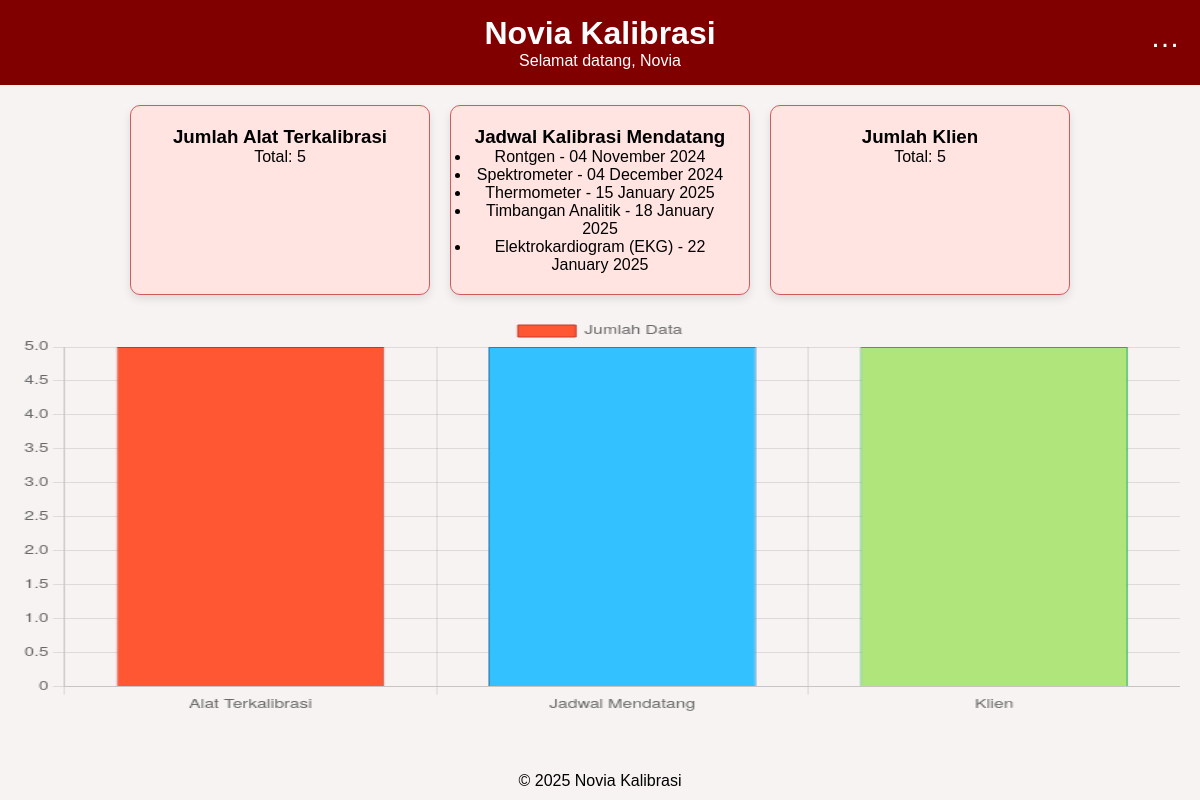
/dashboard.php (signed in), run on the app's committed database.
### tables this page shows
CREATE TABLE `calibration_schedules` (
  `id` int(11) NOT NULL,
  `tool_name` varchar(255) NOT NULL,
  `client_name` varchar(255) NOT NULL,
  `schedule_date` date NOT NULL,
  `status` varchar(50) NOT NULL
);

### dashboard.php (the view, shortened to what this page needs)
<?php
include 'config.php';
$sql_tools = "SELECT COUNT(*) AS total_tools FROM calibration_tools";
$result_tools = $conn->query($sql_tools);
$total_tools = ($result_tools && $result_tools->num_rows > 0) ? $result_tools->fetch_assoc()['total_tools'] : 0;
$sql_schedules = "SELECT id, tool_name, client_name, DATE_FORMAT(schedule_date, '%d %M %Y') AS formatted_date, status FROM calibration_schedules ORDER BY schedule_date ASC";
$result_schedules = $conn->query($sql_schedules);
$schedules_list = [];
if ($result_schedules && $result_schedules->num_rows > 0) {
    while ($row = $result_schedules->fetch_assoc()) {
        $schedules_list[] = $row;
    }
}
$sql_clients = "SELECT COUNT(*) AS total_clients FROM clients";
$result_clients = $conn->query($sql_clients);
$total_clients = ($result_clients && $result_clients->num_rows > 0) ? $result_clients->fetch_assoc()['total_clients'] : 0;
?>
<!DOCTYPE html>
<html lang="en">
<head>
</head>
<body>
    <header>
        <h1>Novia Kalibrasi</h1>
        <p>Selamat datang, <?php echo htmlspecialchars($_SESSION['username']); ?></p>
        <span class="menu-toggle" onclick="toggleMenu()">&#8230;</span>
    </header>
    <div class="container">
        <div class="grid">
            <div class="card">
                <h3>Jumlah Alat Terkalibrasi</h3>
                <p>Total: <?php echo $total_tools; ?></p>
            </div>
            <div class="card">
                <h3>Jadwal Kalibrasi Mendatang</h3>
                <ul>
                    <?php if (empty($schedules_list)): ?>
                        <li>Tidak ada jadwal mendatang</li>
                    <?php else: ?>
                        <?php foreach ($schedules_list as $schedule): ?>
                            <li><?php echo htmlspecialchars($schedule['tool_name']) . ' - ' . htmlspecialchars($schedule['formatted_date']); ?></li>
                        <?php endforeach; ?>
                    <?php endif; ?>
                </ul>
            </div>
            <div class="card">
                <h3>Jumlah Klien</h3>
                <p>Total: <?php echo $total_clients; ?></p>
            </div>
        </div>
        <div class="chart-container">
            <canvas id="dashboardChart"></canvas>
        </div>
    </div>
    <footer>
        <p>&copy; 2025 Novia Kalibrasi</p>
    </footer>
    <script>
        // Fungsi untuk toggle menu
        function toggleMenu() {
            const menu = document.getElementById('menu');
            menu.style.display = (menu.style.display === 'block') ? 'none' : 'block';
        }
        // Data untuk grafik
        const ctx = document.getElementById('dashboardChart').getContext('2d');
        const dashboardChart = new Chart(ctx, {
            type: 'bar', // Jenis grafik
            data: {
                labels: ['Alat Terkalibrasi', 'Jadwal Mendatang', 'Klien'], // Label kategori
                datasets: [{
                    label: 'Jumlah Data',
                    data: [<?php echo $total_tools; ?>, <?php echo count($schedules_list); ?>, <?php echo $total_clients; ?>], // Data jumlah
                    backgroundColor: ['#ff5733', '#33c1ff', '#b0e57c'], // Warna grafik
                    borderColor: ['#c0392b', '#2980b9', '#27ae60'],
                    borderWidth: 1
                }]
            },
            options: {
                responsive: true,
                scales: {
                    y: {
                        beginAtZero: true
                    }
                },
                plugins: {
                    legend: {
                        display: true
                    },
                    tooltip: {
                        callbacks: {
                            label: function(tooltipItem) {
                                return tooltipItem.raw + ' item(s)';
                            }
                        }
                    }
                }
            }
        });
    </script>
</body>
</html>

### dashboard.php (style rules this page uses)
* { margin: 0; padding: 0; box-sizing: border-box; }
body { font-family: Arial, sans-serif; background-color: #f7f3f2; display: flex; flex-direction: column; min-height: 100vh; }
header { background-color: #800000; color: white; padding: 15px; text-align: center; position: relative; }
.menu-toggle { position: absolute; top: 20px; right: 20px; cursor: pointer; font-size: 30px; color: white; }
.container { padding: 20px; flex: 1; }
.grid { display: flex; flex-wrap: wrap; gap: 20px; justify-content: center; }
.card { background-color: #ffe4e1; border: 1px solid #cd5c5c; border-radius: 10px; padding: 20px; width: 300px; text-align: center; box-shadow: 0 4px 8px rgba(0, 0, 0, 0.1); transition: transform 0.2s, box-shadow 0.2s; }
footer { text-align: center; padding: 10px; }
.chart-container { width: 100%; height: 400px; margin-top: 20px; }
canvas { width: 100% !important; height: 100% !important; }

### data on the page
calibration_schedules: tool_name "Rontgen", formatted_date "04 November 2024"
calibration_schedules: tool_name "Spektrometer", formatted_date "04 December 2024"
calibration_schedules: tool_name "Thermometer", formatted_date "15 January 2025"
calibration_schedules: tool_name "Timbangan Analitik", formatted_date "18 January 2025"
calibration_schedules: tool_name "Elektrokardiogram (EKG)", formatted_date "22 January 2025"

### other printed values
$_SESSION['username'] "Novia"
$total_tools "5"
$total_clients "5"
chart data {{ $total_tools }} 5
chart data {{ count($schedules_list) }} 5
chart data {{ $total_clients }} 5
